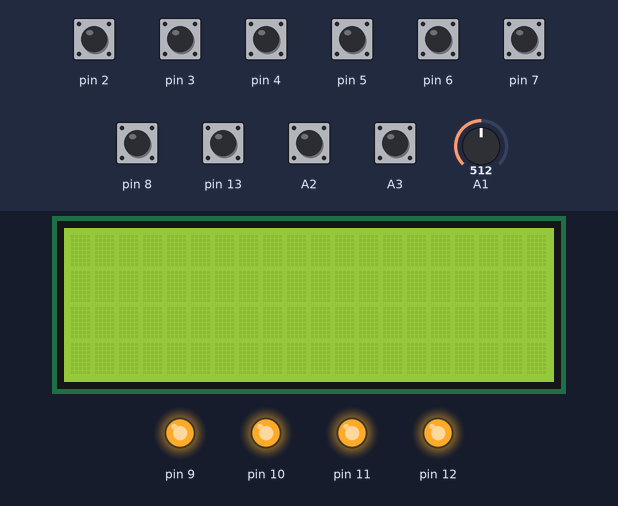
Simulated run of this sketch. Board: Arduino Uno, built with avr-gcc and run on an emulated ATmega328P. Parts: 20×4 character LCD, output pins drawn as LEDs (lit = HIGH). The inputs (shaded band) are chosen by the test bench; at power-on: A2, A3, pin 2–8, pin 13 HIGH, A1 = 512.

Above: at 1.2 s.
1.3 s: pin 3 pulled LOW for 0.15 s
At 3.3 s:
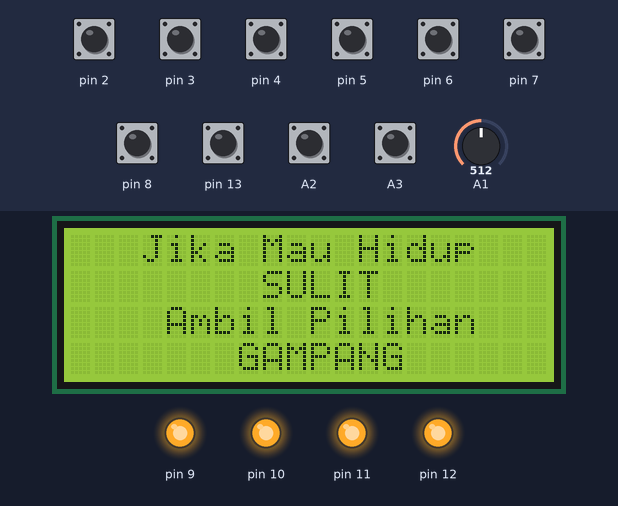
At 5.5 s:
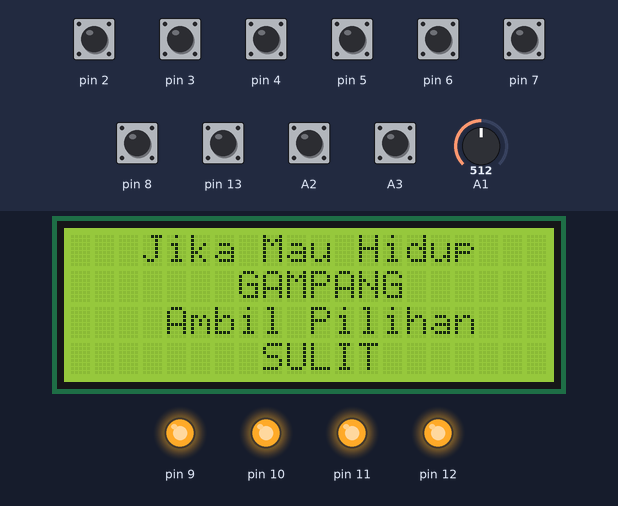
Timing chart, 0 to 7.0 s (numbered marks = the images above; inputs shaded):
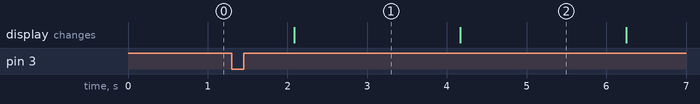

The sketch:

Etalase_BY_sigitberkarya.ino
```cpp
#include <Wire.h>
#include <LiquidCrystal_I2C.h>
#include <JC_Button.h>       //https://www.nyebarilmu.com/?file=2844&amp=1
#include <Filters.h>

float testFrequency = 50;                     // signal frequency (Hz)
float windowLength = 40.0/testFrequency;     // how long to average the signal, for statistist

int Sensor = 0;

float intercept = -0.04;  // adjust untuk kalibrasi
float slope = 0.0964;   // adjust untuk kalibrasi
float current_Volts;

unsigned long interval=2000; //delay millis
unsigned long previousMillis=0;

LiquidCrystal_I2C lcd(0x27, 20, 4);

const byte
    RELAY1_PIN(12),    //relay yang terhubung pada pin                  (out)
    RELAY2_PIN(11),
    RELAY3_PIN(10),
    RELAY4_PIN(9),

    RFWIRELESS1_PIN(8), //output RF Wireless yang terhubung pada pin    (in)
    RFWIRELESS2_PIN(7),
    RFWIRELESS3_PIN(6),
    RFWIRELESS4_PIN(5),

    blynk1_PIN(4),
    blynk2_PIN(13),
    blynk3_PIN(A2),
    blynk4_PIN(A3);

ToggleButton
    rf1(RFWIRELESS1_PIN), //Format untuk mode toggle atau latching
    rf2(RFWIRELESS2_PIN),
    rf3(RFWIRELESS3_PIN),
    rf4(RFWIRELESS4_PIN),

    bl1(blynk1_PIN),
    bl2(blynk2_PIN),
    bl3(blynk3_PIN),
    bl4(blynk4_PIN);

void setup()
{
  Serial.begin( 9600 );
  lcd.begin();
  lcd.backlight();

    rf1.begin(); //prosedur pembacaan status
    rf2.begin();
    rf3.begin();
    rf4.begin();

    bl1.begin();
    bl2.begin();
    bl3.begin();
    bl4.begin();

    pinMode(RELAY1_PIN, OUTPUT); //deklarasi relay sebagai output
    pinMode(RELAY2_PIN, OUTPUT);
    pinMode(RELAY3_PIN, OUTPUT);
    pinMode(RELAY4_PIN, OUTPUT);

    digitalWrite(RELAY1_PIN, HIGH); //nilai awal output relay
    digitalWrite(RELAY2_PIN, HIGH);
    digitalWrite(RELAY3_PIN, HIGH);
    digitalWrite(RELAY4_PIN, HIGH);

}

void loop()
{

  pinMode(2, INPUT_PULLUP);
if (digitalRead(2) == LOW){

  RunningStatistics inputStats;
  inputStats.setWindowSecs( windowLength );

  while( true ) {

    Sensor = analogRead(A1);                // read the analog in value:
    inputStats.input(Sensor);                   // log to Stats function

    rf1.read(); //prosedur pembacaan kondisi
    rf2.read();
    rf3.read();
    rf4.read();

    bl1.read();
    bl2.read();
    bl3.read();
    bl4.read();

    if (bl1.changed()) digitalWrite(RELAY1_PIN, bl1.toggleState()); //merubah status jika terjadi
    if (bl2.changed()) digitalWrite(RELAY2_PIN, bl2.toggleState()); //pembacaan kondisi yang
    if (bl3.changed()) digitalWrite(RELAY3_PIN, bl3.toggleState()); //berbeda dengan sebelumnya
    if (bl4.changed()) digitalWrite(RELAY4_PIN, bl4.toggleState());

    if (rf1.changed()) digitalWrite(RELAY1_PIN, rf1.toggleState()); //merubah status jika terjadi
    if (rf2.changed()) digitalWrite(RELAY2_PIN, rf2.toggleState()); //pembacaan kondisi yang
    if (rf3.changed()) digitalWrite(RELAY3_PIN, rf3.toggleState()); //berbeda dengan sebelumnya
    if (rf4.changed()) digitalWrite(RELAY4_PIN, rf4.toggleState());


  unsigned long currentMillis = millis();
 if ((unsigned long)(currentMillis - previousMillis) >= interval) {
  previousMillis = millis();                // update time every second

      current_Volts = intercept + slope * inputStats.sigma(); //Calibartions for offset and amplitude
      current_Volts= current_Volts*(49.3231);                //Further calibrations for the amplitude

      Serial.print( "Voltage: " );
      Serial.println( current_Volts );


  unsigned int x=0;
float AcsValue=0.0,Samples=0.0,AvgAcs=0.0,AcsValueF=0.0;

  for (int x = 0; x < 150; x++){ //Get 150 samples
  AcsValue = analogRead(A0);     //Read current sensor values
  Samples = Samples + AcsValue;  //Add samples together
}
AvgAcs=Samples/150.0;

AcsValueF = (2.56 - (AvgAcs * (5 / 1023.0)) )/0.66;

Serial.println(AcsValueF);//Print the read current on Serial monitor

  lcd.clear();
  lcd.setCursor(0,0);
  lcd.print("Voltase (V)= ");
  lcd.print(current_Volts);
  lcd.setCursor(0,1);
  lcd.print("Arus    (I)= ");
  lcd.print(AcsValueF);
  lcd.setCursor(0,2);
  lcd.print("Power   (W)= ");
  float W = current_Volts * AcsValueF ;
  lcd.print(W);
  lcd.setCursor(0,3);
  lcd.print(" IG: sigit.berkarya");
  previousMillis = millis();
 }
 }


}

  pinMode(3, INPUT_PULLUP);
if (digitalRead(3) == LOW){
    RunningStatistics inputStats;
  inputStats.setWindowSecs( windowLength );

  while( true ) {

    Sensor = analogRead(A1);                // read the analog in value:
    inputStats.input(Sensor);                   // log to Stats function

    rf1.read(); //prosedur pembacaan kondisi
    rf2.read();
    rf3.read();
    rf4.read();

    bl1.read();
    bl2.read();
    bl3.read();
    bl4.read();

    if (bl1.changed()) digitalWrite(RELAY1_PIN, bl1.toggleState()); //merubah status jika terjadi
    if (bl2.changed()) digitalWrite(RELAY2_PIN, bl2.toggleState()); //pembacaan kondisi yang
    if (bl3.changed()) digitalWrite(RELAY3_PIN, bl3.toggleState()); //berbeda dengan sebelumnya
    if (bl4.changed()) digitalWrite(RELAY4_PIN, bl4.toggleState());

    if (rf1.changed()) digitalWrite(RELAY1_PIN, rf1.toggleState()); //merubah status jika terjadi
    if (rf2.changed()) digitalWrite(RELAY2_PIN, rf2.toggleState()); //pembacaan kondisi yang
    if (rf3.changed()) digitalWrite(RELAY3_PIN, rf3.toggleState()); //berbeda dengan sebelumnya
    if (rf4.changed()) digitalWrite(RELAY4_PIN, rf4.toggleState());

  unsigned long currentMillis = millis();
  if ((unsigned long)(currentMillis - 0) >= 2000) {
  lcd.clear();
  lcd.setCursor(0,0);
  lcd.print("   Jika Mau Hidup    ");
  lcd.setCursor(0,1);
  lcd.print("        SULIT        ");
  lcd.setCursor(0,2);
  lcd.print("    Ambil Pilihan   ");
  lcd.setCursor(0,3);
  lcd.print("       GAMPANG       ");
  delay(2000);
  lcd.clear();
  lcd.setCursor(0,0);
  lcd.print("   Jika Mau Hidup    ");
  lcd.setCursor(0,1);
  lcd.print("       GAMPANG       ");
  lcd.setCursor(0,2);
  lcd.print("    Ambil Pilihan   ");
  lcd.setCursor(0,3);
  lcd.print("        SULIT        ");
  delay(2000);
   previousMillis = millis();
 }


}
}}
```

Measured:
- after the input at 1.3 s, the display: changes after 0.78 s (image 1)
- what the display in image 1 shows lasts 2.1 s, from 2.1 s to 4.2 s
